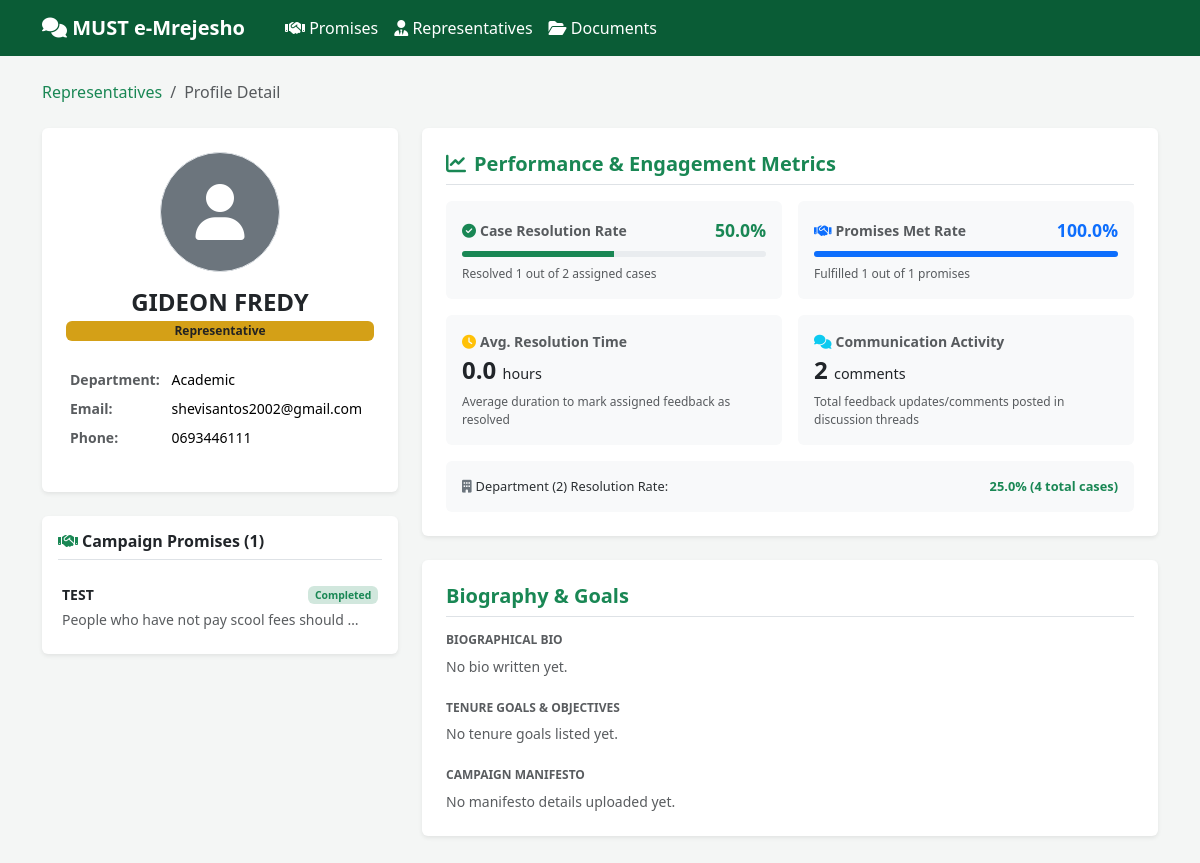
Screenshot of /accountability/representatives/4a937e67-58a5-4f5d-81d1-8d74bd1019a4/ with the database file from the repository.
### accounts/models.py (models this page shows, shortened)
class User(AbstractUser):
    class Role(models.TextChoices):
        STUDENT = "STUDENT", "Student"
        REPRESENTATIVE = "REPRESENTATIVE", "Representative"
        ADMIN = "ADMIN", "Admin"
    id = models.UUIDField(primary_key=True, default=uuid.uuid4, editable=False)
    role = models.CharField(max_length=20, choices=Role.choices, default=Role.STUDENT)
    registration_number = models.CharField(
        max_length=30, blank=True, null=True, unique=True,
        help_text="Student registration number or staff ID"
    )
    phone_number = models.CharField(max_length=20, blank=True, null=True)
    department = models.ForeignKey(
        "departments.Department", null=True, blank=True,
        on_delete=models.SET_NULL, related_name="staff_members",
        help_text="Required for Representative role"
    )
    is_active_staff = models.BooleanField(
        default=True, help_text="Toggle off to temporarily suspend a representative from receiving cases"
    )
    created_at = models.DateTimeField(auto_now_add=True)

### departments/models.py (models this page shows, shortened)
class Department(models.Model):
    id = models.UUIDField(primary_key=True, default=uuid.uuid4, editable=False)
    name = models.CharField(max_length=150, unique=True)
    code = models.CharField(max_length=15, unique=True, help_text="Short code e.g. ICT, HOSTEL, ACAD")
    description = models.TextField(blank=True)
    is_active = models.BooleanField(default=True)
    created_at = models.DateTimeField(auto_now_add=True)
    class Meta:
        ordering = ["name"]

### accountability/models.py (models this page shows, shortened)
class Promise(models.Model):
    class Category(models.TextChoices):
        ACADEMICS = "ACADEMICS", "Academics"
        HOSTELS = "HOSTELS", "Hostels & Housing"
        WELFARE = "WELFARE", "Student Welfare"
        INFRASTRUCTURE = "INFRASTRUCTURE", "Infrastructure & Facilities"
        FINANCE = "FINANCE", "Finance & Budgeting"
        GENERAL = "GENERAL", "General Governance"
    class Status(models.TextChoices):
        NOT_STARTED = "NOT_STARTED", "Not Started"
        IN_PROGRESS = "IN_PROGRESS", "In Progress"
        COMPLETED = "COMPLETED", "Completed"
        STALLED = "STALLED", "Stalled"
    id = models.UUIDField(primary_key=True, default=uuid.uuid4, editable=False)
    title = models.CharField(max_length=200)
    description = models.TextField()
    representative = models.ForeignKey(
        settings.AUTH_USER_MODEL,
        on_delete=models.CASCADE,
        related_name="promises"
    )
    category = models.CharField(
        max_length=30,
        choices=Category.choices,
        default=Category.GENERAL
    )
    status = models.CharField(
        max_length=20,
        choices=Status.choices,
        default=Status.NOT_STARTED
    )
    evidence = models.TextField(
        blank=True,
        help_text="Evidence/notes detailing implementation progress or completion"
    )
    evidence_file = models.FileField(
        upload_to="promise_evidence/",
        blank=True,
        null=True,
        help_text="Upload official proof, photos, or documents confirming resolution"
    )
    target_date = models.DateField(null=True, blank=True)
    created_at = models.DateTimeField(auto_now_add=True)
    updated_at = models.DateTimeField(auto_now=True)
    class Meta:
        ordering = ["-created_at"]

### accountability/views.py (the view)
# urls.py: path("representatives/<uuid:pk>/", views.rep_detail, name="rep_detail"),
def rep_detail(request, pk):
    rep = get_object_or_404(User, pk=pk)
    if rep.role not in [User.Role.REPRESENTATIVE, User.Role.ADMIN]:
        raise PermissionDenied("This user is not a student government representative.")
    profile, created = RepresentativeProfile.objects.get_or_create(user=rep)
    promises = rep.promises.all()
    total_promises = promises.count()
    completed_promises = promises.filter(status=Promise.Status.COMPLETED).count()
    promise_completion_rate = round((completed_promises / total_promises * 100), 1) if total_promises > 0 else 0
    assigned_cases = Feedback.objects.filter(assigned_to=rep)
    total_assigned = assigned_cases.count()
    resolved_cases = assigned_cases.filter(status=Feedback.Status.RESOLVED)
    resolved_count = resolved_cases.count()
    case_resolution_rate = round((resolved_count / total_assigned * 100), 1) if total_assigned > 0 else 0
    durations = []
    for case in resolved_cases:
        if case.resolved_at:
            durations.append((case.resolved_at - case.created_at).total_seconds())
    avg_seconds = sum(durations) / len(durations) if durations else 0
    avg_resolution_hours = round(avg_seconds / 3600, 1)
    dept_total = 0
    dept_resolution_rate = 0
    if rep.department:
        dept_cases = Feedback.objects.filter(department=rep.department)
        dept_total = dept_cases.count()
        dept_resolved = dept_cases.filter(status=Feedback.Status.RESOLVED).count()
        dept_resolution_rate = round((dept_resolved / dept_total * 100), 1) if dept_total > 0 else 0
    comments_count = FeedbackUpdate.objects.filter(
        actor=rep,
        update_type=FeedbackUpdate.UpdateType.COMMENT
    ).count()
    can_edit = request.user.is_authenticated and (
        request.user == rep or request.user.role == User.Role.ADMIN
    )
    goals_list = parse_goals(profile.goals)
    context = {
        "rep": rep,
        "profile": profile,
        "promises": promises,
        "goals_list": goals_list,
        "can_edit": can_edit,
        "metrics": {
            "total_promises": total_promises,
            "completed_promises": completed_promises,
            "promise_rate": promise_completion_rate,
            "total_assigned": total_assigned,
            "resolved_count": resolved_count,
            "case_rate": case_resolution_rate,
            "avg_resolution_hours": avg_resolution_hours,
            "dept_total": dept_total,
            "dept_rate": dept_resolution_rate,
            "comments_count": comments_count,
        }
    }
    return render(request, "accountability/rep_detail.html", context)

### accountability/utils.py (called while the page is built)
def parse_goals(goals_text):
    if not goals_text:
        return []
    return [g.strip() for g in goals_text.split('\n') if g.strip()]

### templates/accountability/rep_detail.html (shortened to what this page needs)
{% extends "base.html" %}
{% block content %}
<nav aria-label="breadcrumb" class="mb-4">
    <ol class="breadcrumb">
        <li class="breadcrumb-item"><a href="{% url 'accountability:rep_list' %}" class="text-success text-decoration-none">Representatives</a></li>
        <li class="breadcrumb-item active" aria-current="page">Profile Detail</li>
    </ol>
</nav>
<div class="row">
    <div class="col-lg-4 mb-4">
        <div class="card shadow-sm border-0 text-center p-4 mb-4">
            <div class="d-flex justify-content-center mb-3">
                {% if profile.profile_picture %}
                <img src="{{ profile.profile_picture.url }}" alt="{{ rep.get_full_name }}" class="rounded-circle border" style="width: 120px; height: 120px; object-fit: cover;">
                {% else %}
                <div class="rounded-circle bg-secondary d-flex align-items-center justify-content-center text-white border" style="width: 120px; height: 120px; font-size: 3.5rem;">
                    <i class="fa-solid fa-user"></i>
                </div>
                {% endif %}
            </div>
            <h4 class="fw-bold mb-1">{{ rep.get_full_name|default:rep.username }}</h4>
            <span class="badge badge-must mb-3 fs-7">{{ rep.get_role_display }}</span>
            <table class="table table-sm text-start table-borderless mt-2 small">
                <tr>
                    <td class="text-muted fw-semibold">Department:</td>
                    <td>{{ rep.department.name|default:"General Administration" }}</td>
                </tr>
                <tr>
                    <td class="text-muted fw-semibold">Email:</td>
                    <td>{{ rep.email|default:"N/A" }}</td>
                </tr>
                <tr>
                    <td class="text-muted fw-semibold">Phone:</td>
                    <td>{{ rep.phone_number|default:"N/A" }}</td>
                </tr>
            </table>
        </div>
        <div class="card shadow-sm border-0 mb-4">
            <div class="card-body">
                <h6 class="fw-bold border-bottom pb-2 mb-3">
                    <i class="fa-solid fa-handshake text-success me-1"></i>Campaign Promises ({{ metrics.total_promises }})
                </h6>
                {% if promises %}
                <div class="list-group list-group-flush">
                    {% for promise in promises %}
                    <a href="{% url 'accountability:promise_detail' promise.pk %}" class="list-group-item list-group-item-action border-0 px-1 py-2">
                        <div class="d-flex justify-content-between align-items-center mb-1">
                            <span class="fw-semibold text-dark small">{{ promise.title|truncatechars:35 }}</span>
                            <span class="badge
                                {% if promise.status == 'COMPLETED' %}bg-success-subtle text-success
                                {% elif promise.status == 'IN_PROGRESS' %}bg-primary-subtle text-primary
                                {% elif promise.status == 'STALLED' %}bg-danger-subtle text-danger
                                {% else %}bg-secondary-subtle text-secondary{% endif %}" style="font-size:0.65rem;">
                                {{ promise.get_status_display }}
                            </span>
                        </div>
                        <small class="text-muted text-truncate d-block">{{ promise.description|truncatewords:8 }}</small>
                    </a>
                    {% endfor %}
                </div>
                {% else %}
                <p class="text-muted small text-center py-3 mb-0">No promises registered for this representative.</p>
                {% endif %}
            </div>
        </div>
    </div>
    <div class="col-lg-8">
        <div class="card shadow-sm border-0 mb-4">
            <div class="card-body p-4">
                <h5 class="fw-bold text-success border-bottom pb-2 mb-3">
                    <i class="fa-solid fa-chart-line me-2"></i>Performance & Engagement Metrics
                </h5>
                <div class="row g-3">
                    <div class="col-md-6">
                        <div class="card border-0 bg-light p-3 h-100">
                            <div class="d-flex justify-content-between align-items-center mb-2">
                                <span class="fw-semibold text-muted small"><i class="fa-solid fa-circle-check text-success me-1"></i>Case Resolution Rate</span>
                                <span class="fw-bold text-success" style="font-size: 1.1rem;">{{ metrics.case_rate }}%</span>
                            </div>
                            <div class="progress mb-2" style="height: 6px;">
                                <div class="progress-bar bg-success" role="progressbar" style="width: {{ metrics.case_rate }}%" aria-valuenow="{{ metrics.case_rate }}" aria-valuemin="0" aria-valuemax="100"></div>
                            </div>
                            <small class="text-muted" style="font-size:0.75rem;">Resolved {{ metrics.resolved_count }} out of {{ metrics.total_assigned }} assigned cases</small>
                        </div>
                    </div>
                    <div class="col-md-6">
                        <div class="card border-0 bg-light p-3 h-100">
                            <div class="d-flex justify-content-between align-items-center mb-2">
                                <span class="fw-semibold text-muted small"><i class="fa-solid fa-handshake text-primary me-1"></i>Promises Met Rate</span>
                                <span class="fw-bold text-primary" style="font-size: 1.1rem;">{{ metrics.promise_rate }}%</span>
                            </div>
                            <div class="progress mb-2" style="height: 6px;">
                                <div class="progress-bar bg-primary" role="progressbar" style="width: {{ metrics.promise_rate }}%" aria-valuenow="{{ metrics.promise_rate }}" aria-valuemin="0" aria-valuemax="100"></div>
                            </div>
                            <small class="text-muted" style="font-size:0.75rem;">Fulfilled {{ metrics.completed_promises }} out of {{ metrics.total_promises }} promises</small>
                        </div>
                    </div>
                    <div class="col-md-6">
                        <div class="card border-0 bg-light p-3 h-100">
                            <small class="text-muted fw-semibold mb-1"><i class="fa-solid fa-clock text-warning me-1"></i>Avg. Resolution Time</small>
                            <h4 class="fw-bold mb-0 text-dark">{{ metrics.avg_resolution_hours }} <span style="font-size:0.9rem; font-weight:normal;">hours</span></h4>
                            <small class="text-muted d-block mt-2" style="font-size:0.75rem;">Average duration to mark assigned feedback as resolved</small>
                        </div>
                    </div>
                    <div class="col-md-6">
                        <div class="card border-0 bg-light p-3 h-100">
                            <small class="text-muted fw-semibold mb-1"><i class="fa-solid fa-comments text-info me-1"></i>Communication Activity</small>
                            <h4 class="fw-bold mb-0 text-dark">{{ metrics.comments_count }} <span style="font-size:0.9rem; font-weight:normal;">comments</span></h4>
                            <small class="text-muted d-block mt-2" style="font-size:0.75rem;">Total feedback updates/comments posted in discussion threads</small>
                        </div>
                    </div>
                </div>
                {% if rep.department %}
                <div class="alert alert-secondary bg-light border-0 rounded p-2.5 mt-3 mb-0 d-flex justify-content-between align-items-center" style="font-size:0.8rem;">
                    <span><i class="fa-solid fa-building text-secondary me-1"></i>Department ({{ rep.department.code }}) Resolution Rate:</span>
                    <strong class="text-success">{{ metrics.dept_rate }}% ({{ metrics.dept_total }} total cases)</strong>
                </div>
                {% endif %}
            </div>
        </div>
        <div class="card shadow-sm border-0 mb-4">
            <div class="card-body p-4">
                <h5 class="fw-bold text-success border-bottom pb-2 mb-3">Biography & Goals</h5>
                <h6 class="fw-semibold text-muted text-uppercase mb-2" style="font-size: 0.75rem;">Biographical Bio</h6>
                {% if profile.bio %}
                <p class="text-dark mb-4" style="white-space: pre-wrap; line-height:1.6;">{{ profile.bio }}</p>
                {% else %}
                <p class="text-muted small mb-4 italic">No bio written yet.</p>
                {% endif %}
                <h6 class="fw-semibold text-muted text-uppercase mb-2" style="font-size: 0.75rem;">Tenure Goals & Objectives</h6>
                {% if goals_list %}
                <ul class="list-group list-group-flush mb-4">
                    {% for goal in goals_list %}
                    <li class="list-group-item border-0 px-0 py-1.5 d-flex align-items-start">
                        <i class="fa-solid fa-circle-chevron-right text-success mt-1 me-2" style="font-size: 0.85rem;"></i>
                        <span>{{ goal }}</span>
                    </li>
                    {% endfor %}
                </ul>
                {% else %}
                <p class="text-muted small mb-4 italic">No tenure goals listed yet.</p>
                {% endif %}
                <h6 class="fw-semibold text-muted text-uppercase mb-2" style="font-size: 0.75rem;">Campaign Manifesto</h6>
                {% if profile.manifesto %}
                <p class="text-dark mb-0 bg-light rounded p-3 small" style="white-space: pre-wrap; line-height:1.5;">{{ profile.manifesto }}</p>
                {% else %}
                <p class="text-muted small mb-0 italic">No manifesto details uploaded yet.</p>
                {% endif %}
            </div>
        </div>
    </div>
</div>
{% endblock %}

### templates/base.html (style rules this page uses)
:root { --must-green: #0a5c36; --must-gold: #d4a017; }
body { background: #f4f6f5; font-family: 'Segoe UI', sans-serif; }
.badge-must { background: var(--must-gold); color: #222; }

### rows the page displays
User: get_full_name "GIDEON FREDY", role "Representative", department.name "Academic", email "shevisantos2002@gmail.com", phone_number "0693446111", department.code "2"
Promise: title "TEST", status "Completed", description "People who have not pay scool fees should …"

### other values shown
{{ metrics.total_promises }} "1"
{{ metrics.case_rate }} "50.0"
{{ metrics.resolved_count }} "1"
{{ metrics.total_assigned }} "2"
{{ metrics.promise_rate }} "100.0"
{{ metrics.completed_promises }} "1"
{{ metrics.avg_resolution_hours }} "0.0"
{{ metrics.comments_count }} "2"
{{ metrics.dept_rate }} "25.0"
{{ metrics.dept_total }} "4"
